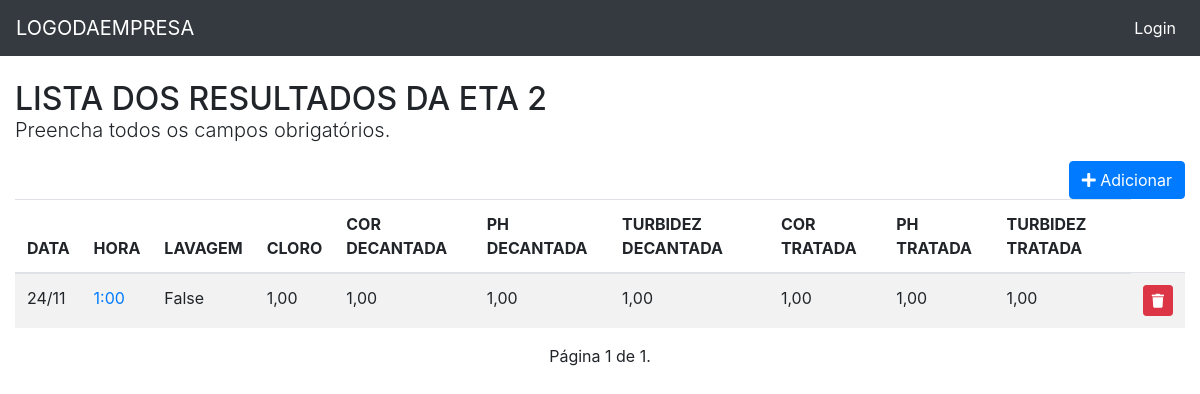
Before: /eta_dois/list/ with the older database file.
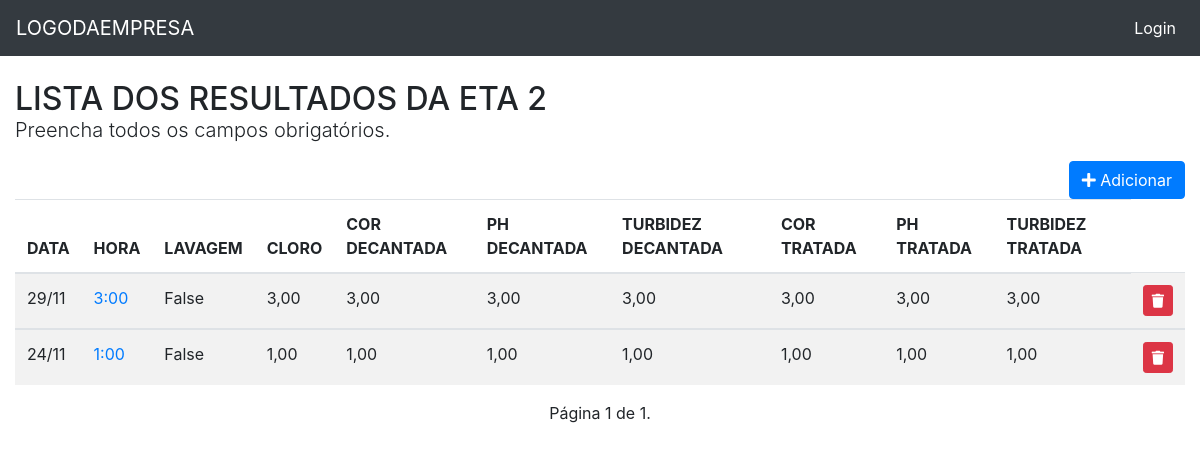
After: the same page with the newer database file.
### eta_dois/models.py (models this page shows, shortened)
class EtaDois(models.Model):
    data = models.DateField('Data', auto_now=False, auto_now_add=False)
    hora = models.CharField(max_length=5, choices=HORA_CHOICE)
    lavagem = models.BooleanField('Lavagem', default=False, blank=True)
    cloro = models.DecimalField('Cloro', max_digits=4, decimal_places=2, blank=True, null=True)
    cor_d = models.DecimalField('Cor Decantada', max_digits=4, decimal_places=2, blank=True, null=True)
    ph_d = models.DecimalField('Ph Decantada', max_digits=4, decimal_places=2, blank=True, null=True)
    turbidez_d = models.DecimalField('Turbidez Decantada', max_digits=4, decimal_places=2, blank=True, null=True)
    cor_t = models.DecimalField('Cor Tratada', max_digits=4, decimal_places=2, blank=True, null=True)
    ph_t = models.DecimalField('Ph Tratada', max_digits=4, decimal_places=2, blank=True, null=True)
    turbidez_t = models.DecimalField('Turbidez Tratada', max_digits=4, decimal_places=2, blank=True, null=True)
    class Meta:
        ordering = ('-data',)
        verbose_name = 'ETA DOIS'
        verbose_name_plural = 'ETA DOIS'

### eta_dois/views.py (the view)
# urls.py: path('list/', v.eta_dois_list, name='eta_dois_list'),
def eta_dois_list(request):
    template_name = 'eta_dois_list.html'
    obj = EtaDois.objects.all()
    paginator = Paginator(obj, 12)
    page_number = request.GET.get('page')
    object_list = paginator.get_page(page_number)
    context = {'object_list': object_list}
    return render(request, template_name, context)

### eta_dois/templates/eta_dois_list.html (shortened to what this page needs)
{% extends "base.html" %}
{% load static %}
{% block content %}
<div class="page-header">
    <h2>LISTA DOS RESULTADOS DA ETA 2
        <p class="lead">
            Preencha todos os campos obrigatórios.
        </p>
        <span class="pull-right">
            <a href="{% url 'eta_dois:eta_dois_add' %}">
              <button type="button" class="btn btn-primary">
                <span class="fa fa-plus"></span> Adicionar
              </button>
            </a>
        </span>
    </h2>
    {% if object_list %}
    <div class="table-reponsive">
        <table class="table table-striped">
          <thead>
            <tr>
              <th>DATA</th>
              <th>HORA</th>
              <th>LAVAGEM</th>
              <th>CLORO</th>
              <th>COR DECANTADA</th>
              <th>PH DECANTADA</th>
              <th>TURBIDEZ DECANTADA</th>
              <th>COR TRATADA</th>
              <th>PH TRATADA</th>
              <th>TURBIDEZ TRATADA</th>
            </tr>
          </thead>
          <tbody>
          {% for object in object_list %}
              <tr>
                <td class="text-left">{{ object.data|date:"d/m" }}</td>
                <td>
                  <a href="{% url 'eta_dois:eta_dois_update' object.pk %}">{{ object.hora }}</a>
                </td>
                <td class="text-left">{{ object.lavagem }}</td>
                <td class="text-left">{{ object.cloro }}</td>
                <td class="text-left">{{ object.cor_d }}</td>
                <td class="text-left">{{ object.ph_d}}</td>
                <td class="text-left">{{ object.turbidez_d}}</td>
                <td class="text-left">{{ object.cor_t}}</td>
                <td class="text-left">{{ object.ph_t}}</td>
                <td class="text-left">{{ object.turbidez_t }}</td>
                <td>
                      <a href="{% url 'eta_dois:eta_dois_delete' object.pk %}" class="btn btn-danger btn-sm" title="Excluir"
                      onclick="return confirm('Tem certeza que deseja exluir?')">
                          <i class="fa fa-trash" aria-hidden="true"></i>
                      </a>
                </td>
              </tr>
          </tbody>
      {% endfor %}
        </table>
    </div>
    <div class="pagination">
        <span class="step_links">
            <span class="current">
                Página {{ object_list.number }} de {{ object_list.paginator.num_pages }}.
            </span>
        </span>
    </div>
  {% else %}
    <p class="alert alert-warning">Sem itens na lista.</p>
  {% endif %}
</div>
{% endblock content %}l>

Changed rows visible on the page:
added EtaDois: data "29/11", hora "3:00", lavagem "False", cloro "3,00", cor_d "3,00", ph_d "3,00", turbidez_d "3,00", cor_t "3,00", ph_t "3,00", turbidez_t "3,00"
